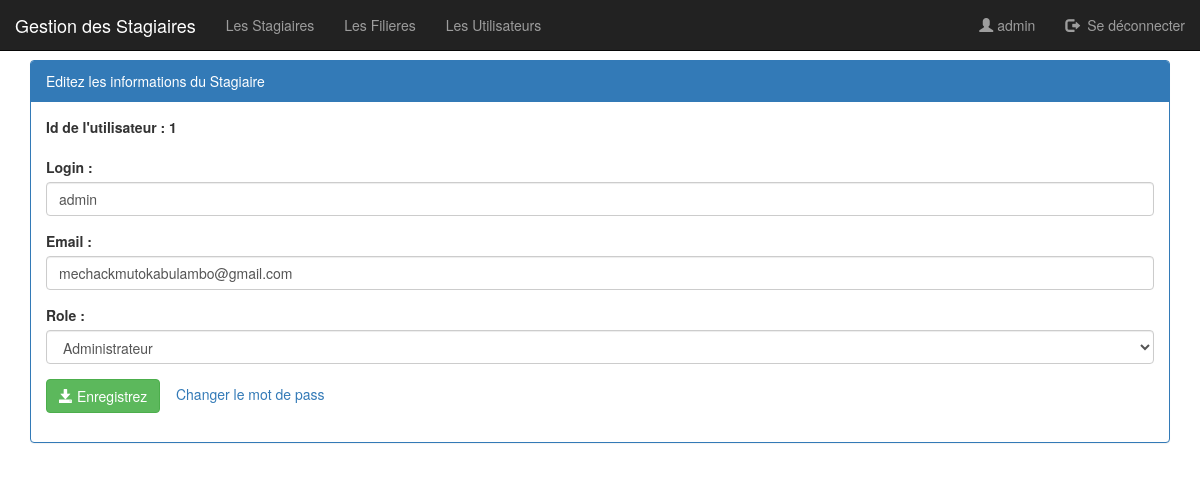
The app's page /pages/editerUtilisateur.php?idU=1 (signed in) with its own data.
### tables this page shows
create table utilisateurs(
    idutilisateur int(4) auto_increment primary key,
    login varchar(50),
    email varchar(255),
    role varchar(50),
    etat int(1),
    psswd varchar(255)
);

### pages/editerUtilisateur.php (the view, shortened to what this page needs)
<?php
require_once('connexiondb.php');
$idU = isset($_GET['idU']) ? $_GET['idU'] : 0;
$requete = "select * from utilisateurs where idutilisateur=$idU";
$resultat = $pdo->Query($requete);
$Users = $resultat->fetch();
$login = $Users['login'];
$email= $Users['email'];
$role= $Users['role'];
?>
<html>
    <head>
        <link rel="stylesheet" type="text/css" href="../css/bootstrap.min.css">
        <link rel="stylesheet" type="text/css" href="../css/monstyle.css">
    </head>
    <body>
        <?php include("menu.php");
        ?>
        <div class="container">
            <div class="panel panel-primary margetop">
                <div class="panel-heading">Editez les informations du Stagiaire</div>
                <div class="panel-body" >
                    <form method="post" action="updateUtilisateur.php" class="form">
                        <div class="form-group">
                            <label for="idU">Id de l'utilisateur : <?php echo $idU ?></label>
                        </div>
                        <div class="form-group">
                            <label for="nom">Login :</label>
                            <input type="text" name="login" class="form-control" value="<?php echo $login ?>">
                        </div>
                        <div class="form-group">
                            <label for="prenom">Email :</label>
                            <input type="text" name="email" class="form-control" value="<?php echo $email ?>">
                        </div>
                        <div class="form-group">
                            <label for="role">Role :</label>
                            <select name="role" class="form-control">
                                <option value="ADMIN" <?php if($role=="ADMIN") echo 'selected';  ?> >Administrateur</option>
                            </select>
                        </div>
                        <button type="submit" class="btn btn-success">
                            <span class="glyphicon glyphicon-save"></span>
                            Enregistrez
                        </button>
                        <a href="modifierpassword.php?idU=<?php echo $idU ;?>">Changer le mot de pass</a>
                    </form>
                </div>
            </div>
        </div>
    </body>
</html>

### css/monstyle.css (style rules this page uses)
.margetop { margin-top: 60px; }

### records on screen
utilisateurs: login "admin", email "mechackmutokabulambo@gmail.com", role "Administrateur"

### other values on screen
$_SESSION['user']['login'] "admin"
$idU "1"
